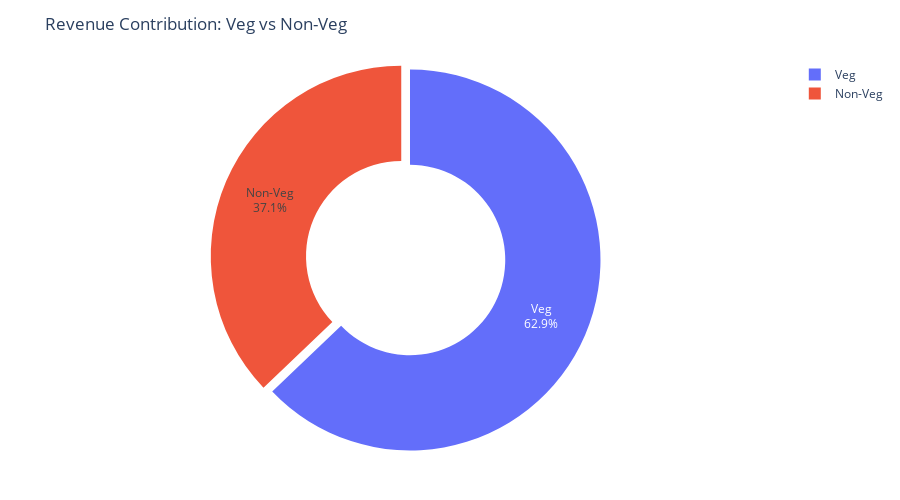

Source (notebook cell):
### Code cell
fig = px.pie(
    food_revenue,
    values="Price (INR)",
    names="Food Category",
    hole=0.5,
    title="Revenue Contribution: Veg vs Non-Veg"
)

fig.update_traces(
    textinfo="percent+label",
    pull=[0.05, 0]
)

fig.update_layout(
    height=500,
    margin=dict(t=60, b=40, l=40, r=40)
)

fig.show()

### Figure 1 — Plotly figure (JSON) as saved in the notebook; plotly's stock layout.template omitted (floating-point values rounded to 4 significant figures)
{"data": [{"domain": {"x": [0, 1], "y": [0, 1]}, "hole": 0.5, "hovertemplate": "Food Category=%{label}<br>Price (INR)=%{value}<extra></extra>", "labels": ["Non-Veg", "Veg"], "legendgroup": "", "name": "", "pull": [0.05, 0], "showlegend": true, "textinfo": "percent+label", "type": "pie", "values": [19680000.0, 33330000.0]}], "layout": {"height": 500, "legend": {"tracegroupgap": 0}, "margin": {"b": 40, "l": 40, "r": 40, "t": 60}, "title": {"text": "Revenue Contribution: Veg vs Non-Veg"}}}
